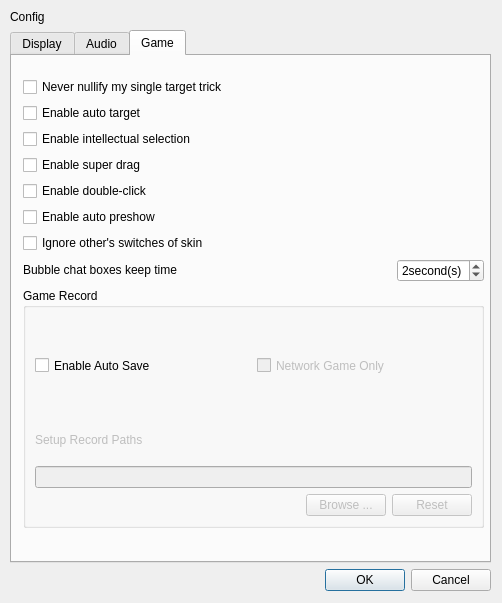
<?xml version="1.0" encoding="UTF-8"?>
<ui version="4.0">
 <class>ConfigDialog</class>
 <widget class="QDialog" name="ConfigDialog">
  <property name="windowModality">
   <enum>Qt::WindowModal</enum>
  </property>
  <property name="geometry">
   <rect>
    <x>0</x>
    <y>0</y>
    <width>502</width>
    <height>603</height>
   </rect>
  </property>
  <property name="sizePolicy">
   <sizepolicy hsizetype="Preferred" vsizetype="Minimum">
    <horstretch>0</horstretch>
    <verstretch>0</verstretch>
   </sizepolicy>
  </property>
  <property name="windowTitle">
   <string>Config dialog</string>
  </property>
  <property name="styleSheet">
   <string notr="true"/>
  </property>
  <widget class="QWidget" name="layoutWidget">
   <property name="geometry">
    <rect>
     <x>10</x>
     <y>10</y>
     <width>481</width>
     <height>581</height>
    </rect>
   </property>
   <layout class="QVBoxLayout" name="verticalLayout_14">
    <item>
     <widget class="QLabel" name="windowTitle">
      <property name="text">
       <string>Config</string>
      </property>
     </widget>
    </item>
    <item>
     <widget class="QTabWidget" name="tabWidget">
      <property name="currentIndex">
       <number>2</number>
      </property>
      <widget class="QWidget" name="displayTab">
       <attribute name="title">
        <string>Display</string>
       </attribute>
       <widget class="QGroupBox" name="bgGroupBox">
        <property name="geometry">
         <rect>
          <x>10</x>
          <y>10</y>
          <width>461</width>
          <height>281</height>
         </rect>
        </property>
        <property name="title">
         <string>Background</string>
        </property>
        <widget class="QWidget" name="layoutWidget1">
         <property name="geometry">
          <rect>
           <x>10</x>
           <y>20</y>
           <width>442</width>
           <height>251</height>
          </rect>
         </property>
         <layout class="QVBoxLayout" name="verticalLayout_10">
          <item>
           <layout class="QVBoxLayout" name="verticalLayout_2">
            <item>
             <layout class="QVBoxLayout" name="verticalLayout">
              <item>
               <widget class="QLabel" name="backgrounSetupLabel">
                <property name="text">
                 <string>Setup background</string>
                </property>
                <property name="buddy">
                 <cstring>bgPathLineEdit</cstring>
                </property>
               </widget>
              </item>
              <item>
               <widget class="QLineEdit" name="bgPathLineEdit">
                <property name="readOnly">
                 <bool>true</bool>
                </property>
               </widget>
              </item>
             </layout>
            </item>
            <item>
             <layout class="QHBoxLayout" name="horizontalLayout">
              <item>
               <spacer name="horizontalSpacer">
                <property name="orientation">
                 <enum>Qt::Horizontal</enum>
                </property>
                <property name="sizeHint" stdset="0">
                 <size>
                  <width>40</width>
                  <height>20</height>
                 </size>
                </property>
               </spacer>
              </item>
              <item>
               <widget class="QPushButton" name="browseBgButton">
                <property name="text">
                 <string>Browse ...</string>
                </property>
               </widget>
              </item>
              <item>
               <widget class="QPushButton" name="resetBgButton">
                <property name="text">
                 <string>Reset</string>
                </property>
               </widget>
              </item>
             </layout>
            </item>
           </layout>
          </item>
          <item>
           <layout class="QVBoxLayout" name="verticalLayout_3">
            <item>
             <layout class="QVBoxLayout" name="verticalLayout_4">
              <item>
               <widget class="QLabel" name="tableBgSetupLabel">
                <property name="text">
                 <string>Setup tableBg</string>
                </property>
                <property name="buddy">
                 <cstring>bgPathLineEdit</cstring>
                </property>
               </widget>
              </item>
              <item>
               <widget class="QLineEdit" name="tableBgPathLineEdit">
                <property name="readOnly">
                 <bool>true</bool>
                </property>
               </widget>
              </item>
             </layout>
            </item>
            <item>
             <layout class="QHBoxLayout" name="horizontalLayout_4">
              <item>
               <spacer name="tableBghorizontalSpacer">
                <property name="orientation">
                 <enum>Qt::Horizontal</enum>
                </property>
                <property name="sizeHint" stdset="0">
                 <size>
                  <width>40</width>
                  <height>20</height>
                 </size>
                </property>
               </spacer>
              </item>
              <item>
               <widget class="QPushButton" name="browseTableBgButton">
                <property name="text">
                 <string>Browse ...</string>
                </property>
               </widget>
              </item>
              <item>
               <widget class="QPushButton" name="resetTableBgButton">
                <property name="text">
                 <string>Reset</string>
                </property>
               </widget>
              </item>
             </layout>
            </item>
           </layout>
          </item>
          <item>
           <layout class="QHBoxLayout" name="horizontalLayout_11">
            <item>
             <widget class="QCheckBox" name="noIndicatorCheckBox">
              <property name="text">
               <string>No indicator</string>
              </property>
             </widget>
            </item>
            <item>
             <widget class="QCheckBox" name="noEquipAnimCheckBox">
              <property name="text">
               <string>No equip anim</string>
              </property>
             </widget>
            </item>
            <item>
             <spacer name="horizontalSpacer_4">
              <property name="orientation">
               <enum>Qt::Horizontal</enum>
              </property>
              <property name="sizeHint" stdset="0">
               <size>
                <width>40</width>
                <height>20</height>
               </size>
              </property>
             </spacer>
            </item>
            <item>
             <widget class="QPushButton" name="toolTipBackgroundColorButton">
              <property name="sizePolicy">
               <sizepolicy hsizetype="Preferred" vsizetype="Fixed">
                <horstretch>255</horstretch>
                <verstretch>0</verstretch>
               </sizepolicy>
              </property>
              <property name="text">
               <string>Tool Tip Background Color</string>
              </property>
             </widget>
            </item>
           </layout>
          </item>
         </layout>
        </widget>
       </widget>
       <widget class="QGroupBox" name="fontSetupGroupBox">
        <property name="geometry">
         <rect>
          <x>10</x>
          <y>300</y>
          <width>461</width>
          <height>161</height>
         </rect>
        </property>
        <property name="sizePolicy">
         <sizepolicy hsizetype="Preferred" vsizetype="Minimum">
          <horstretch>0</horstretch>
          <verstretch>0</verstretch>
         </sizepolicy>
        </property>
        <property name="title">
         <string>Font setup</string>
        </property>
        <widget class="QWidget" name="layoutWidget2">
         <property name="geometry">
          <rect>
           <x>10</x>
           <y>10</y>
           <width>446</width>
           <height>141</height>
          </rect>
         </property>
         <layout class="QVBoxLayout" name="verticalLayout_11">
          <item>
           <layout class="QHBoxLayout" name="horizontalLayout_9">
            <item>
             <widget class="QLabel" name="appFontLabel">
              <property name="text">
               <string>Application font</string>
              </property>
              <property name="buddy">
               <cstring>appFontLineEdit</cstring>
              </property>
             </widget>
            </item>
            <item>
             <widget class="QLineEdit" name="appFontLineEdit">
              <property name="enabled">
               <bool>true</bool>
              </property>
              <property name="readOnly">
               <bool>true</bool>
              </property>
             </widget>
            </item>
            <item>
             <widget class="QPushButton" name="changeAppFontButton">
              <property name="text">
               <string>Set application font</string>
              </property>
             </widget>
            </item>
           </layout>
          </item>
          <item>
           <layout class="QHBoxLayout" name="horizontalLayout_10">
            <item>
             <widget class="QLabel" name="textEditFontLabel">
              <property name="text">
               <string>Text edit font</string>
              </property>
              <property name="buddy">
               <cstring>textEditFontLineEdit</cstring>
              </property>
             </widget>
            </item>
            <item>
             <widget class="QLineEdit" name="textEditFontLineEdit">
              <property name="enabled">
               <bool>true</bool>
              </property>
              <property name="readOnly">
               <bool>true</bool>
              </property>
             </widget>
            </item>
            <item>
             <widget class="QPushButton" name="setTextEditFontButton">
              <property name="text">
               <string>Font ...</string>
              </property>
             </widget>
            </item>
            <item>
             <widget class="QPushButton" name="setTextEditColorButton">
              <property name="text">
               <string>Color ...</string>
              </property>
             </widget>
            </item>
           </layout>
          </item>
          <item>
           <layout class="QHBoxLayout" name="horizontalLayout_3">
            <item>
             <widget class="QPushButton" name="toolTipFontColorButton">
              <property name="sizePolicy">
               <sizepolicy hsizetype="Preferred" vsizetype="Fixed">
                <horstretch>0</horstretch>
                <verstretch>0</verstretch>
               </sizepolicy>
              </property>
              <property name="text">
               <string>Skill Description Color in Tool Tip</string>
              </property>
             </widget>
            </item>
            <item>
             <widget class="QPushButton" name="overviewFontColorButton">
              <property name="sizePolicy">
               <sizepolicy hsizetype="Preferred" vsizetype="Fixed">
                <horstretch>0</horstretch>
                <verstretch>0</verstretch>
               </sizepolicy>
              </property>
              <property name="text">
               <string>Skill Description Color in Overview</string>
              </property>
             </widget>
            </item>
           </layout>
          </item>
         </layout>
        </widget>
       </widget>
      </widget>
      <widget class="QWidget" name="audioTab">
       <attribute name="title">
        <string>Audio</string>
       </attribute>
       <widget class="QWidget" name="layoutWidget3">
        <property name="geometry">
         <rect>
          <x>10</x>
          <y>1</y>
          <width>451</width>
          <height>471</height>
         </rect>
        </property>
        <layout class="QVBoxLayout" name="verticalLayout_9">
         <item>
          <layout class="QVBoxLayout" name="verticalLayout_5">
           <item>
            <spacer name="verticalSpacer_4">
             <property name="orientation">
              <enum>Qt::Vertical</enum>
             </property>
             <property name="sizeHint" stdset="0">
              <size>
               <width>20</width>
               <height>40</height>
              </size>
             </property>
            </spacer>
           </item>
           <item>
            <widget class="QLabel" name="setupBgMusicLabel">
             <property name="text">
              <string>Setup background music</string>
             </property>
             <property name="buddy">
              <cstring>bgMusicPathLineEdit</cstring>
             </property>
            </widget>
           </item>
           <item>
            <widget class="QLineEdit" name="bgMusicPathLineEdit">
             <property name="readOnly">
              <bool>true</bool>
             </property>
            </widget>
           </item>
           <item>
            <layout class="QHBoxLayout" name="horizontalLayout_2">
             <item>
              <spacer name="horizontalSpacer_2">
               <property name="orientation">
                <enum>Qt::Horizontal</enum>
               </property>
               <property name="sizeHint" stdset="0">
                <size>
                 <width>40</width>
                 <height>20</height>
                </size>
               </property>
              </spacer>
             </item>
             <item>
              <widget class="QPushButton" name="browseBgMusicButton">
               <property name="text">
                <string>Browse ...</string>
               </property>
              </widget>
             </item>
             <item>
              <widget class="QPushButton" name="resetBgMusicButton">
               <property name="text">
                <string>Reset</string>
               </property>
              </widget>
             </item>
            </layout>
           </item>
          </layout>
         </item>
         <item>
          <spacer name="verticalSpacer_3">
           <property name="orientation">
            <enum>Qt::Vertical</enum>
           </property>
           <property name="sizeHint" stdset="0">
            <size>
             <width>20</width>
             <height>40</height>
            </size>
           </property>
          </spacer>
         </item>
         <item>
          <layout class="QVBoxLayout" name="verticalLayout_8">
           <item>
            <widget class="QCheckBox" name="enableEffectCheckBox">
             <property name="text">
              <string>Enable effects</string>
             </property>
             <property name="checked">
              <bool>true</bool>
             </property>
            </widget>
           </item>
           <item>
            <widget class="QCheckBox" name="enableLastWordCheckBox">
             <property name="text">
              <string>Enable last word</string>
             </property>
            </widget>
           </item>
           <item>
            <widget class="QCheckBox" name="enableBgMusicCheckBox">
             <property name="text">
              <string>Enable background music</string>
             </property>
             <property name="checked">
              <bool>true</bool>
             </property>
            </widget>
           </item>
          </layout>
         </item>
         <item>
          <spacer name="verticalSpacer_2">
           <property name="orientation">
            <enum>Qt::Vertical</enum>
           </property>
           <property name="sizeHint" stdset="0">
            <size>
             <width>20</width>
             <height>40</height>
            </size>
           </property>
          </spacer>
         </item>
         <item>
          <layout class="QHBoxLayout" name="horizontalLayout_5">
           <item>
            <widget class="QLabel" name="bgmVolumeLabel">
             <property name="text">
              <string>BGM    Volume</string>
             </property>
             <property name="buddy">
              <cstring>bgmVolumeSlider</cstring>
             </property>
            </widget>
           </item>
           <item>
            <widget class="QSlider" name="bgmVolumeSlider">
             <property name="maximum">
              <number>100</number>
             </property>
             <property name="value">
              <number>100</number>
             </property>
             <property name="orientation">
              <enum>Qt::Horizontal</enum>
             </property>
            </widget>
           </item>
          </layout>
         </item>
         <item>
          <layout class="QHBoxLayout" name="horizontalLayout_6">
           <item>
            <widget class="QLabel" name="effectVolumeLabel">
             <property name="text">
              <string>Effect Volume</string>
             </property>
             <property name="buddy">
              <cstring>bgmVolumeSlider</cstring>
             </property>
            </widget>
           </item>
           <item>
            <widget class="QSlider" name="effectVolumeSlider">
             <property name="maximum">
              <number>100</number>
             </property>
             <property name="value">
              <number>100</number>
             </property>
             <property name="orientation">
              <enum>Qt::Horizontal</enum>
             </property>
            </widget>
           </item>
          </layout>
         </item>
         <item>
          <spacer name="verticalSpacer">
           <property name="orientation">
            <enum>Qt::Vertical</enum>
           </property>
           <property name="sizeHint" stdset="0">
            <size>
             <width>20</width>
             <height>40</height>
            </size>
           </property>
          </spacer>
         </item>
        </layout>
       </widget>
      </widget>
      <widget class="QWidget" name="gameTab">
       <attribute name="title">
        <string>Game</string>
       </attribute>
       <widget class="QWidget" name="layoutWidget4">
        <property name="geometry">
         <rect>
          <x>11</x>
          <y>21</y>
          <width>461</width>
          <height>451</height>
         </rect>
        </property>
        <layout class="QVBoxLayout" name="verticalLayout_13">
         <item>
          <layout class="QVBoxLayout" name="verticalLayout_12">
           <item>
            <widget class="QCheckBox" name="neverNullifyMyTrickCheckBox">
             <property name="text">
              <string>Never nullify my single target trick</string>
             </property>
             <property name="checked">
              <bool>false</bool>
             </property>
            </widget>
           </item>
           <item>
            <widget class="QCheckBox" name="autoTargetCheckBox">
             <property name="enabled">
              <bool>true</bool>
             </property>
             <property name="text">
              <string>Enable auto target</string>
             </property>
             <property name="checked">
              <bool>false</bool>
             </property>
            </widget>
           </item>
           <item>
            <widget class="QCheckBox" name="intellectualSelectionCheckBox">
             <property name="enabled">
              <bool>true</bool>
             </property>
             <property name="text">
              <string>Enable intellectual selection</string>
             </property>
             <property name="checked">
              <bool>false</bool>
             </property>
            </widget>
           </item>
           <item>
            <widget class="QCheckBox" name="superDragCheckBox">
             <property name="text">
              <string>Enable super drag</string>
             </property>
            </widget>
           </item>
           <item>
            <widget class="QCheckBox" name="doubleClickCheckBox">
             <property name="enabled">
              <bool>true</bool>
             </property>
             <property name="text">
              <string>Enable double-click</string>
             </property>
             <property name="checked">
              <bool>false</bool>
             </property>
            </widget>
           </item>
           <item>
            <widget class="QCheckBox" name="autoPreshowCheckBox">
             <property name="text">
              <string>Enable auto preshow</string>
             </property>
            </widget>
           </item>
           <item>
            <widget class="QCheckBox" name="ignoreChangingSkinCheckBox">
             <property name="sizePolicy">
              <sizepolicy hsizetype="Preferred" vsizetype="Fixed">
               <horstretch>0</horstretch>
               <verstretch>0</verstretch>
              </sizepolicy>
             </property>
             <property name="text">
              <string>Ignore other's switches of skin</string>
             </property>
            </widget>
           </item>
          </layout>
         </item>
         <item>
          <layout class="QHBoxLayout" name="horizontalLayout_8">
           <item>
            <widget class="QLabel" name="bubbleChatBoxKeepLabel">
             <property name="sizePolicy">
              <sizepolicy hsizetype="Preferred" vsizetype="Fixed">
               <horstretch>0</horstretch>
               <verstretch>0</verstretch>
              </sizepolicy>
             </property>
             <property name="text">
              <string>Bubble chat boxes keep time</string>
             </property>
            </widget>
           </item>
           <item>
            <widget class="QSpinBox" name="bubbleChatBoxKeepSpinBox">
             <property name="sizePolicy">
              <sizepolicy hsizetype="Maximum" vsizetype="Fixed">
               <horstretch>0</horstretch>
               <verstretch>0</verstretch>
              </sizepolicy>
             </property>
             <property name="suffix">
              <string>second(s)</string>
             </property>
             <property name="minimum">
              <number>1</number>
             </property>
             <property name="maximum">
              <number>5</number>
             </property>
             <property name="value">
              <number>2</number>
             </property>
            </widget>
           </item>
          </layout>
         </item>
         <item>
          <widget class="QGroupBox" name="gameRecordGroupBox">
           <property name="sizePolicy">
            <sizepolicy hsizetype="Preferred" vsizetype="MinimumExpanding">
             <horstretch>0</horstretch>
             <verstretch>0</verstretch>
            </sizepolicy>
           </property>
           <property name="title">
            <string>Game Record</string>
           </property>
           <layout class="QVBoxLayout" name="verticalLayout_15">
            <item>
             <layout class="QGridLayout" name="gridLayout">
              <item row="0" column="0">
               <widget class="QCheckBox" name="enableAutoSaveCheckBox">
                <property name="sizePolicy">
                 <sizepolicy hsizetype="Minimum" vsizetype="Preferred">
                  <horstretch>0</horstretch>
                  <verstretch>0</verstretch>
                 </sizepolicy>
                </property>
                <property name="text">
                 <string>Enable Auto Save</string>
                </property>
                <property name="checkable">
                 <bool>true</bool>
                </property>
                <property name="checked">
                 <bool>false</bool>
                </property>
               </widget>
              </item>
              <item row="0" column="1">
               <widget class="QCheckBox" name="networkOnlyCheckBox">
                <property name="enabled">
                 <bool>false</bool>
                </property>
                <property name="sizePolicy">
                 <sizepolicy hsizetype="Minimum" vsizetype="Preferred">
                  <horstretch>0</horstretch>
                  <verstretch>0</verstretch>
                 </sizepolicy>
                </property>
                <property name="text">
                 <string>Network Game Only</string>
                </property>
                <property name="checkable">
                 <bool>true</bool>
                </property>
               </widget>
              </item>
              <item row="1" column="0" colspan="2">
               <layout class="QVBoxLayout" name="verticalLayout_6">
                <item>
                 <layout class="QVBoxLayout" name="verticalLayout_7">
                  <item>
                   <widget class="QLabel" name="recordPathSetupLabel">
                    <property name="enabled">
                     <bool>false</bool>
                    </property>
                    <property name="text">
                     <string>Setup Record Paths</string>
                    </property>
                   </widget>
                  </item>
                  <item>
                   <widget class="QLineEdit" name="recordPathSetupLineEdit">
                    <property name="enabled">
                     <bool>false</bool>
                    </property>
                   </widget>
                  </item>
                 </layout>
                </item>
                <item>
                 <layout class="QHBoxLayout" name="horizontalLayout_7">
                  <item>
                   <spacer name="horizontalSpacer_3">
                    <property name="orientation">
                     <enum>Qt::Horizontal</enum>
                    </property>
                    <property name="sizeHint" stdset="0">
                     <size>
                      <width>40</width>
                      <height>20</height>
                     </size>
                    </property>
                   </spacer>
                  </item>
                  <item>
                   <widget class="QPushButton" name="browseRecordPathButton">
                    <property name="enabled">
                     <bool>false</bool>
                    </property>
                    <property name="text">
                     <string>Browse ...</string>
                    </property>
                   </widget>
                  </item>
                  <item>
                   <widget class="QPushButton" name="resetRecordPathButton">
                    <property name="enabled">
                     <bool>false</bool>
                    </property>
                    <property name="text">
                     <string>Reset</string>
                    </property>
                   </widget>
                  </item>
                 </layout>
                </item>
               </layout>
              </item>
             </layout>
            </item>
           </layout>
          </widget>
         </item>
        </layout>
       </widget>
      </widget>
     </widget>
    </item>
    <item>
     <widget class="QDialogButtonBox" name="buttonBox">
      <property name="orientation">
       <enum>Qt::Horizontal</enum>
      </property>
      <property name="standardButtons">
       <set>QDialogButtonBox::Cancel|QDialogButtonBox::Ok</set>
      </property>
     </widget>
    </item>
   </layout>
  </widget>
 </widget>
 <resources/>
 <connections>
  <connection>
   <sender>buttonBox</sender>
   <signal>accepted()</signal>
   <receiver>ConfigDialog</receiver>
   <slot>accept()</slot>
   <hints>
    <hint type="sourcelabel">
     <x>248</x>
     <y>254</y>
    </hint>
    <hint type="destinationlabel">
     <x>157</x>
     <y>274</y>
    </hint>
   </hints>
  </connection>
  <connection>
   <sender>buttonBox</sender>
   <signal>rejected()</signal>
   <receiver>ConfigDialog</receiver>
   <slot>reject()</slot>
   <hints>
    <hint type="sourcelabel">
     <x>316</x>
     <y>260</y>
    </hint>
    <hint type="destinationlabel">
     <x>286</x>
     <y>274</y>
    </hint>
   </hints>
  </connection>
 </connections>
</ui>
